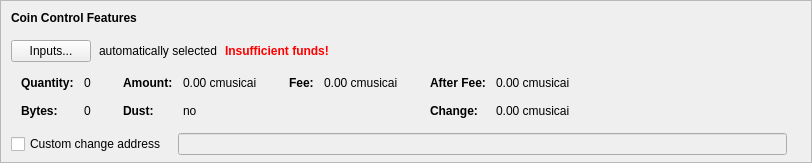
      <widget class="QFrame" name="frameCoinControl">
       <property name="sizePolicy">
        <sizepolicy hsizetype="Expanding" vsizetype="Fixed">
         <horstretch>0</horstretch>
         <verstretch>0</verstretch>
        </sizepolicy>
       </property>
       <property name="maximumSize">
        <size>
         <width>16777215</width>
         <height>16777215</height>
        </size>
       </property>
       <property name="frameShape">
        <enum>QFrame::StyledPanel</enum>
       </property>
       <property name="frameShadow">
        <enum>QFrame::Sunken</enum>
       </property>
       <layout class="QVBoxLayout" name="verticalLayoutCoinControl2">
        <property name="spacing">
         <number>0</number>
        </property>
        <property name="leftMargin">
         <number>0</number>
        </property>
        <property name="topMargin">
         <number>0</number>
        </property>
        <property name="rightMargin">
         <number>0</number>
        </property>
        <property name="bottomMargin">
         <number>6</number>
        </property>
        <item>
         <layout class="QVBoxLayout" name="verticalLayoutCoinControl" stretch="0,0,0,0,0">
          <property name="spacing">
           <number>0</number>
          </property>
          <property name="leftMargin">
           <number>10</number>
          </property>
          <property name="topMargin">
           <number>10</number>
          </property>
          <item>
           <layout class="QHBoxLayout" name="horizontalLayoutCoinControl1">
            <property name="bottomMargin">
             <number>15</number>
            </property>
            <item>
             <widget class="QLabel" name="labelCoinControlFeatures">
              <property name="sizePolicy">
               <sizepolicy hsizetype="Preferred" vsizetype="Maximum">
                <horstretch>0</horstretch>
                <verstretch>0</verstretch>
               </sizepolicy>
              </property>
              <property name="font">
               <font>
                <weight>75</weight>
                <bold>true</bold>
               </font>
              </property>
              <property name="styleSheet">
               <string notr="true">font-weight:bold;</string>
              </property>
              <property name="text">
               <string>Coin Control Features</string>
              </property>
             </widget>
            </item>
           </layout>
          </item>
          <item>
           <layout class="QHBoxLayout" name="horizontalLayoutCoinControl2" stretch="0,0,0,0">
            <property name="spacing">
             <number>8</number>
            </property>
            <property name="bottomMargin">
             <number>10</number>
            </property>
            <item>
             <widget class="QPushButton" name="pushButtonCoinControl">
              <property name="styleSheet">
               <string notr="true"/>
              </property>
              <property name="text">
               <string>Inputs...</string>
              </property>
              <property name="autoDefault">
               <bool>false</bool>
              </property>
             </widget>
            </item>
            <item>
             <widget class="QLabel" name="labelCoinControlAutomaticallySelected">
              <property name="text">
               <string>automatically selected</string>
              </property>
              <property name="margin">
               <number>5</number>
              </property>
             </widget>
            </item>
            <item>
             <widget class="QLabel" name="labelCoinControlInsuffFunds">
              <property name="font">
               <font>
                <weight>75</weight>
                <bold>true</bold>
               </font>
              </property>
              <property name="styleSheet">
               <string notr="true">color:red;font-weight:bold;</string>
              </property>
              <property name="text">
               <string>Insufficient funds!</string>
              </property>
              <property name="margin">
               <number>5</number>
              </property>
             </widget>
            </item>
            <item>
             <spacer name="horizontalSpacerCoinControl">
              <property name="orientation">
               <enum>Qt::Horizontal</enum>
              </property>
              <property name="sizeHint" stdset="0">
               <size>
                <width>40</width>
                <height>1</height>
               </size>
              </property>
             </spacer>
            </item>
           </layout>
          </item>
          <item>
           <widget class="QWidget" name="widgetCoinControl" native="true">
            <property name="sizePolicy">
             <sizepolicy hsizetype="Preferred" vsizetype="Preferred">
              <horstretch>0</horstretch>
              <verstretch>0</verstretch>
             </sizepolicy>
            </property>
            <property name="minimumSize">
             <size>
              <width>0</width>
              <height>0</height>
             </size>
            </property>
            <property name="styleSheet">
             <string notr="true"/>
            </property>
            <layout class="QHBoxLayout" name="horizontalLayoutCoinControl5">
             <property name="leftMargin">
              <number>0</number>
             </property>
             <property name="topMargin">
              <number>0</number>
             </property>
             <property name="rightMargin">
              <number>0</number>
             </property>
             <property name="bottomMargin">
              <number>0</number>
             </property>
             <item>
              <layout class="QHBoxLayout" name="horizontalLayoutCoinControl3" stretch="0,0,0,1">
               <property name="spacing">
                <number>20</number>
               </property>
               <property name="topMargin">
                <number>0</number>
               </property>
               <property name="bottomMargin">
                <number>10</number>
               </property>
               <item>
                <layout class="QFormLayout" name="formLayoutCoinControl1">
                 <property name="horizontalSpacing">
                  <number>10</number>
                 </property>
                 <property name="verticalSpacing">
                  <number>14</number>
                 </property>
                 <property name="leftMargin">
                  <number>10</number>
                 </property>
                 <property name="topMargin">
                  <number>4</number>
                 </property>
                 <property name="rightMargin">
                  <number>6</number>
                 </property>
                 <item row="0" column="0">
                  <widget class="QLabel" name="labelCoinControlQuantityText">
                   <property name="font">
                    <font>
                     <weight>75</weight>
                     <bold>true</bold>
                    </font>
                   </property>
                   <property name="text">
                    <string>Quantity:</string>
                   </property>
                   <property name="margin">
                    <number>0</number>
                   </property>
                  </widget>
                 </item>
                 <item row="0" column="1">
                  <widget class="QLabel" name="labelCoinControlQuantity">
                   <property name="cursor">
                    <cursorShape>IBeamCursor</cursorShape>
                   </property>
                   <property name="contextMenuPolicy">
                    <enum>Qt::ActionsContextMenu</enum>
                   </property>
                   <property name="text">
                    <string notr="true">0</string>
                   </property>
                   <property name="margin">
                    <number>0</number>
                   </property>
                   <property name="textInteractionFlags">
                    <set>Qt::LinksAccessibleByMouse|Qt::TextSelectableByKeyboard|Qt::TextSelectableByMouse</set>
                   </property>
                  </widget>
                 </item>
                 <item row="1" column="0">
                  <widget class="QLabel" name="labelCoinControlBytesText">
                   <property name="font">
                    <font>
                     <weight>75</weight>
                     <bold>true</bold>
                    </font>
                   </property>
                   <property name="text">
                    <string>Bytes:</string>
                   </property>
                  </widget>
                 </item>
                 <item row="1" column="1">
                  <widget class="QLabel" name="labelCoinControlBytes">
                   <property name="cursor">
                    <cursorShape>IBeamCursor</cursorShape>
                   </property>
                   <property name="contextMenuPolicy">
                    <enum>Qt::ActionsContextMenu</enum>
                   </property>
                   <property name="text">
                    <string notr="true">0</string>
                   </property>
                   <property name="textInteractionFlags">
                    <set>Qt::LinksAccessibleByMouse|Qt::TextSelectableByKeyboard|Qt::TextSelectableByMouse</set>
                   </property>
                  </widget>
                 </item>
                </layout>
               </item>
               <item>
                <layout class="QFormLayout" name="formLayoutCoinControl2">
                 <property name="horizontalSpacing">
                  <number>10</number>
                 </property>
                 <property name="verticalSpacing">
                  <number>14</number>
                 </property>
                 <property name="leftMargin">
                  <number>6</number>
                 </property>
                 <property name="topMargin">
                  <number>4</number>
                 </property>
                 <property name="rightMargin">
                  <number>6</number>
                 </property>
                 <item row="0" column="0">
                  <widget class="QLabel" name="labelCoinControlAmountText">
                   <property name="font">
                    <font>
                     <weight>75</weight>
                     <bold>true</bold>
                    </font>
                   </property>
                   <property name="text">
                    <string>Amount:</string>
                   </property>
                   <property name="margin">
                    <number>0</number>
                   </property>
                  </widget>
                 </item>
                 <item row="0" column="1">
                  <widget class="QLabel" name="labelCoinControlAmount">
                   <property name="cursor">
                    <cursorShape>IBeamCursor</cursorShape>
                   </property>
                   <property name="contextMenuPolicy">
                    <enum>Qt::ActionsContextMenu</enum>
                   </property>
                   <property name="text">
                    <string notr="true">0.00 cmusicai</string>
                   </property>
                   <property name="textInteractionFlags">
                    <set>Qt::LinksAccessibleByMouse|Qt::TextSelectableByKeyboard|Qt::TextSelectableByMouse</set>
                   </property>
                  </widget>
                 </item>
                 <item row="1" column="0">
                  <widget class="QLabel" name="labelCoinControlLowOutputText">
                   <property name="font">
                    <font>
                     <weight>75</weight>
                     <bold>true</bold>
                    </font>
                   </property>
                   <property name="text">
                    <string>Dust:</string>
                   </property>
                  </widget>
                 </item>
                 <item row="1" column="1">
                  <widget class="QLabel" name="labelCoinControlLowOutput">
                   <property name="cursor">
                    <cursorShape>IBeamCursor</cursorShape>
                   </property>
                   <property name="contextMenuPolicy">
                    <enum>Qt::ActionsContextMenu</enum>
                   </property>
                   <property name="text">
                    <string notr="true">no</string>
                   </property>
                   <property name="textInteractionFlags">
                    <set>Qt::LinksAccessibleByMouse|Qt::TextSelectableByKeyboard|Qt::TextSelectableByMouse</set>
                   </property>
                  </widget>
                 </item>
                </layout>
               </item>
               <item>
                <layout class="QFormLayout" name="formLayoutCoinControl3">
                 <property name="horizontalSpacing">
                  <number>10</number>
                 </property>
                 <property name="verticalSpacing">
                  <number>14</number>
                 </property>
                 <property name="leftMargin">
                  <number>6</number>
                 </property>
                 <property name="topMargin">
                  <number>4</number>
                 </property>
                 <property name="rightMargin">
                  <number>6</number>
                 </property>
                 <item row="0" column="0">
                  <widget class="QLabel" name="labelCoinControlFeeText">
                   <property name="font">
                    <font>
                     <weight>75</weight>
                     <bold>true</bold>
                    </font>
                   </property>
                   <property name="text">
                    <string>Fee:</string>
                   </property>
                   <property name="margin">
                    <number>0</number>
                   </property>
                  </widget>
                 </item>
                 <item row="0" column="1">
                  <widget class="QLabel" name="labelCoinControlFee">
                   <property name="cursor">
                    <cursorShape>IBeamCursor</cursorShape>
                   </property>
                   <property name="contextMenuPolicy">
                    <enum>Qt::ActionsContextMenu</enum>
                   </property>
                   <property name="text">
                    <string notr="true">0.00 cmusicai</string>
                   </property>
                   <property name="textInteractionFlags">
                    <set>Qt::LinksAccessibleByMouse|Qt::TextSelectableByKeyboard|Qt::TextSelectableByMouse</set>
                   </property>
                  </widget>
                 </item>
                </layout>
               </item>
               <item>
                <layout class="QFormLayout" name="formLayoutCoinControl4">
                 <property name="horizontalSpacing">
                  <number>10</number>
                 </property>
                 <property name="verticalSpacing">
                  <number>14</number>
                 </property>
                 <property name="leftMargin">
                  <number>6</number>
                 </property>
                 <property name="topMargin">
                  <number>4</number>
                 </property>
                 <property name="rightMargin">
                  <number>6</number>
                 </property>
                 <item row="0" column="0">
                  <widget class="QLabel" name="labelCoinControlAfterFeeText">
                   <property name="font">
                    <font>
                     <weight>75</weight>
                     <bold>true</bold>
                    </font>
                   </property>
                   <property name="text">
                    <string>After Fee:</string>
                   </property>
                   <property name="margin">
                    <number>0</number>
                   </property>
                  </widget>
                 </item>
                 <item row="0" column="1">
                  <widget class="QLabel" name="labelCoinControlAfterFee">
                   <property name="cursor">
                    <cursorShape>IBeamCursor</cursorShape>
                   </property>
                   <property name="contextMenuPolicy">
                    <enum>Qt::ActionsContextMenu</enum>
                   </property>
                   <property name="text">
                    <string notr="true">0.00 cmusicai</string>
                   </property>
                   <property name="textInteractionFlags">
                    <set>Qt::LinksAccessibleByMouse|Qt::TextSelectableByKeyboard|Qt::TextSelectableByMouse</set>
                   </property>
                  </widget>
                 </item>
                 <item row="1" column="0">
                  <widget class="QLabel" name="labelCoinControlChangeText">
                   <property name="font">
                    <font>
                     <weight>75</weight>
                     <bold>true</bold>
                    </font>
                   </property>
                   <property name="text">
                    <string>Change:</string>
                   </property>
                  </widget>
                 </item>
                 <item row="1" column="1">
                  <widget class="QLabel" name="labelCoinControlChange">
                   <property name="cursor">
                    <cursorShape>IBeamCursor</cursorShape>
                   </property>
                   <property name="contextMenuPolicy">
                    <enum>Qt::ActionsContextMenu</enum>
                   </property>
                   <property name="text">
                    <string notr="true">0.00 cmusicai</string>
                   </property>
                   <property name="textInteractionFlags">
                    <set>Qt::LinksAccessibleByMouse|Qt::TextSelectableByKeyboard|Qt::TextSelectableByMouse</set>
                   </property>
                  </widget>
                 </item>
                </layout>
               </item>
              </layout>
             </item>
            </layout>
           </widget>
          </item>
          <item>
           <layout class="QHBoxLayout" name="horizontalLayoutCoinControl4" stretch="0,0,0">
            <property name="spacing">
             <number>12</number>
            </property>
            <property name="sizeConstraint">
             <enum>QLayout::SetDefaultConstraint</enum>
            </property>
            <property name="topMargin">
             <number>5</number>
            </property>
            <property name="rightMargin">
             <number>5</number>
            </property>
            <item>
             <widget class="QCheckBox" name="checkBoxCoinControlChange">
              <property name="toolTip">
               <string>If this is activated, but the change address is empty or invalid, change will be sent to a newly generated address.</string>
              </property>
              <property name="text">
               <string>Custom change address</string>
              </property>
             </widget>
            </item>
            <item>
             <widget class="QValidatedLineEdit" name="lineEditCoinControlChange">
              <property name="enabled">
               <bool>false</bool>
              </property>
              <property name="sizePolicy">
               <sizepolicy hsizetype="Expanding" vsizetype="Fixed">
                <horstretch>0</horstretch>
                <verstretch>0</verstretch>
               </sizepolicy>
              </property>
             </widget>
            </item>
            <item>
             <widget class="QLabel" name="labelCoinControlChangeLabel">
              <property name="sizePolicy">
               <sizepolicy hsizetype="Preferred" vsizetype="Expanding">
                <horstretch>0</horstretch>
                <verstretch>0</verstretch>
               </sizepolicy>
              </property>
              <property name="minimumSize">
               <size>
                <width>0</width>
                <height>0</height>
               </size>
              </property>
              <property name="text">
               <string/>
              </property>
              <property name="margin">
               <number>3</number>
              </property>
             </widget>
            </item>
           </layout>
          </item>
          <item>
           <spacer name="verticalSpacerCoinControl">
            <property name="orientation">
             <enum>Qt::Vertical</enum>
            </property>
            <property name="sizeHint" stdset="0">
             <size>
              <width>800</width>
              <height>1</height>
             </size>
            </property>
           </spacer>
          </item>
         </layout>
        </item>
       </layout>
      </widget>
